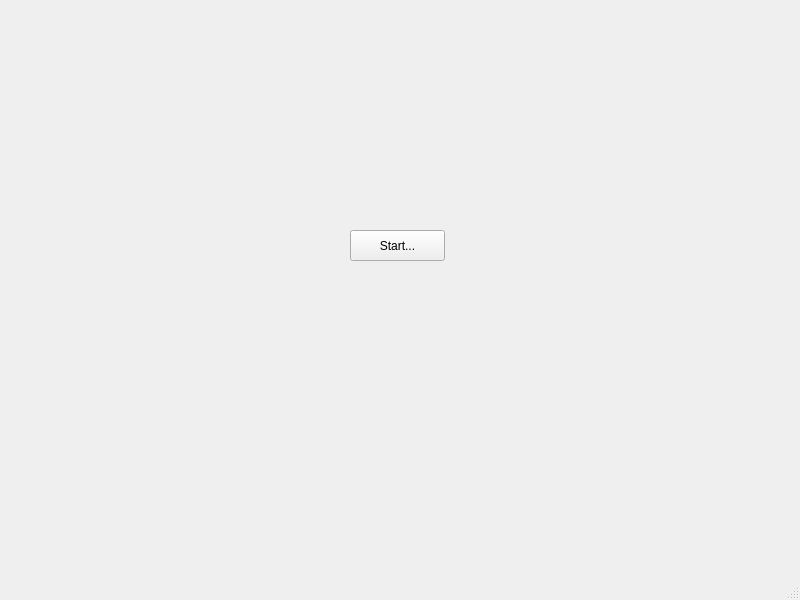
<?xml version="1.0" encoding="UTF-8"?>
<ui version="4.0">
 <class>QuickAlbumMainWinClass</class>
 <widget class="QMainWindow" name="QuickAlbumMainWinClass">
  <property name="geometry">
   <rect>
    <x>0</x>
    <y>0</y>
    <width>800</width>
    <height>600</height>
   </rect>
  </property>
  <property name="windowTitle">
   <string>MainWindow</string>
  </property>
  <widget class="QWidget" name="centralwidget">
   <widget class="QPushButton" name="startButton">
    <property name="geometry">
     <rect>
      <x>350</x>
      <y>230</y>
      <width>95</width>
      <height>31</height>
     </rect>
    </property>
    <property name="text">
     <string>Start...</string>
    </property>
   </widget>
  </widget>
  <widget class="QMenuBar" name="menubar">
   <property name="geometry">
    <rect>
     <x>0</x>
     <y>0</y>
     <width>800</width>
     <height>25</height>
    </rect>
   </property>
  </widget>
  <widget class="QStatusBar" name="statusbar"/>
 </widget>
 <resources/>
 <connections/>
</ui>
